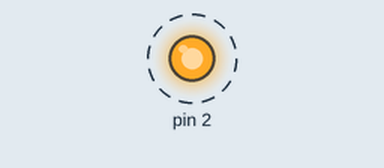
The sketch below on a simulated Arduino Uno, built with avr-gcc and run on an emulated ATmega328P. On the bench: output pins drawn as LEDs (lit = HIGH). Dashed ring = blinking.

Above: at 0.7 s.
Timing chart, 0 to 4.6 s (numbered marks = the images above):
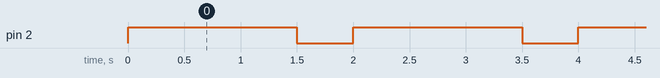

Measured:
- by itself, pin 2: alternates HIGH for 1.5 s and LOW for 0.50 s

The sketch:

Lab0.1_Blink.ino
```cpp
/*
  Blink

  Turns an LED on and off repeatedly.

  The LED must be connected ot pin 2.
*/

// the setup function runs once when you press reset or power the board
void setup() {
  // initialize digital pin 2 as an output.
  pinMode(2, OUTPUT);
}

// the loop function runs over and over again forever
void loop() {
  digitalWrite(2, HIGH); // turn the LED on (HIGH is the voltage level)
  delay(1500);           // wait for a second and a half
  digitalWrite(2, LOW);  // turn the LED off by making the voltage LOW
  delay(500);            // wait for half a second
}
```
